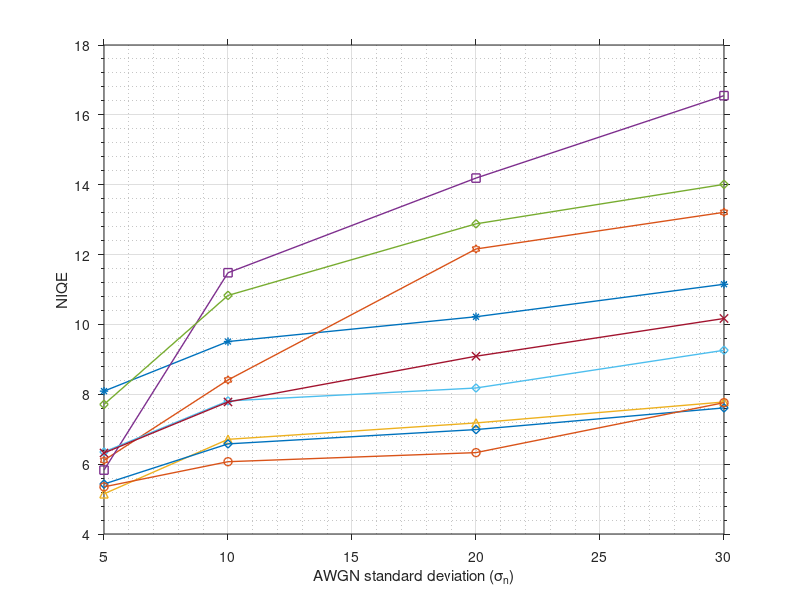

MATLAB code to generate this figure: (Note: this script raises an error after producing the figure.)
clc;
clear;
close all;
%% Noise PSNR
dataBM3D =        [38.64 35.44 34.68 32.56];  
dataCycleISP =    [39.33 32.65 31.95 30.68];
dataDANet =        [38.64 36.12 35.45 32.98];
dataDIPNet =        [40.36 38.71 35.67 34.98];
dataVDNet =        [40.12 37.98 36.12 33.11];
dataMPRNet =       [38.85 36.52 36.02 33.96];
dataMIRNet =       [42.21 40.41 36.39 37.03];
dataUformer =    [40.99 40.40 38.32 34.03];
dataTCFA =  [41.12 39.82 38.61 37.81];
%% Noise SSIM
dataBM3D =        [0.9154 0.9035 0.8964 0.8864];  
dataCycleISP =    [0.9272 0.9192 0.9027 0.8867];
dataDANet =        [0.8908 0.8776 0.8554 0.8418];
dataDIPNet =        [0.9336 0.9131 0.9102 0.8912];
dataVDNet =        [0.9462 0.9372 0.9332 0.9311];
dataMPRNet =       [0.9109 0.9007 0.8957 0.8884];
dataMIRNet =       [0.9453 0.9408 0.9384 0.9314];
dataUformer =    [0.9759 0.9712 0.9612 0.8851];
dataTCFA =  [0.9891 0.9781 0.9712 0.9618];
%% Noise VIF
dataBM3D =        [0.8129 0.7942 0.5581 0.5621];  
dataCycleISP =    [0.8023 0.7522 0.5283 0.4891];
dataDANet =        [0.8034 0.7765 0.5238 0.4128];
dataDIPNet =        [0.8391 0.6417 0.5571 0.3663];
dataVDNet =        [0.7992 0.7811 0.6512 0.3671];
dataMPRNet =       [0.8021 0.7703 0.5215 0.4102];
dataMIRNet =       [0.8371 0.8243 0.6145 0.4382];
dataUformer =    [0.8351 0.8333 0.5925 0.5022];
dataTCFA =  [0.8871 0.8373 0.6195 0.4782];
%% Noise BRISQUE
dataBM3D =        [58.69 57.45 54.89 53.36];  
dataCycleISP =    [59.03 56.52 46.85 42.69];
dataDANet =        [57.05 43.49	32.06 24.56];
dataDIPNet =        [62.9 58.23	53.67 48.12];
dataVDNet =        [58.89 55.41	45.77 39.12];
dataMPRNet =       [57.41 43.88	32.3 25.07];
dataMIRNet =       [59.2 56.61 47.81 43.01];
dataUformer =    [59.26	57.39 48.19	43.94];
dataTCFA =  [63.35 58.67 54.34 48.65];
%% Noise DE
dataBM3D =        [7.52 7.42 6.82 5.89];  
dataCycleISP =    [7.58 7.26 6.35 5.61];
dataDANet =       [7.68 7.33 6.56 5.91];
dataDIPNet =      [7.61 7.31 6.34 6.02];
dataVDNet =       [7.45 7.39 6.87 5.82];
dataMPRNet =      [7.72 7.11 7.02 6.52];
dataMIRNet =      [7.81 7.38 6.68 5.42];
dataUformer =     [7.44 7.37 6.36 6.12];
dataTCFA =        [7.59 7.42 6.91 6.23];
%% Noise NIQE
dataBM3D =        [8.09	9.51	10.22	11.15];  
dataCycleISP =    [6.11	8.41	12.16	13.21];
dataDANet =        [5.15	6.71	7.18	7.78];
dataDIPNet =        [5.83	11.48	14.19	16.55];
dataVDNet =        [7.71	10.83	12.88	14.01];
dataMPRNet =       [6.35	7.81	8.18	9.26];
dataMIRNet =       [6.32	7.78	9.09	10.17];
dataUformer =    [5.43	6.58	6.99	7.61];
dataTCFA =  [5.35	6.07	6.33	7.76];
%% Noise
x = [5 10 20 30];
figure

plot(x,dataBM3D,'-*','LineWidth',1);
hold on;

plot(x,dataCycleISP,'-h','LineWidth',1);
hold on;

plot(x,dataDANet,'-^','LineWidth',1);
hold on;

plot(x,dataDIPNet,'-s','LineWidth',1);
hold on;

plot(x,dataVDNet,'-d','LineWidth',1);
hold on;

plot(x,dataMPRNet,'-d','LineWidth',1);
hold on;

plot(x,dataMIRNet,'-x','LineWidth',1);
hold on;

plot(x,dataUformer,'-d','LineWidth',1);
hold on;

plot(x,dataTCFA,'-o','LineWidth',1)

xlabel('AWGN standard deviation (\sigma_n)');
ylabel('NIQE');

grid on;
grid minor;

set(gca,'XMinorTick','off','TickDir','out');
set(gca,'YMinorTick','on','TickDir','out');

hAx = gca;
hAx.LineWidth = 1;
hAx.TickLength = [0.02,0.01];
hAx.FontName = 'Times';
hAx.XTick = [5,10,20,30];

legend({'BM3D','CycleISP','DANet', 'DIPNet','VDNet', 'MPRNet' ,'MIRNet','Uformer','TCFA'}, 'Location','southeast','FontSize',8, 'FontName','Times')
%% Blur PSNR
dataTV =        [35.35	33.51	29.54	27.21];  
dataDBGAN =        [40.35	38.91	36.54	35.21];  
dataDeBlurGANv2 =    [40.57	38.09	36.71	34.35];
dataDMPHN =        [41.09	38.77	37.03	34.79];
dataMPRNet =       [41.28	38.82	37.18	34.88];
dataMIRNet =       [44.23	42	38.43	37.65];
dataUformer =    [42.37	40.52	38.41	36.67];
dataTCFA =  [42.93	41.05	39.21	37.02];
%% Blur SSIM
dataTV =        [0.9331	0.921	0.908	0.8812];  
dataDBGAN =        [0.9281	0.921	0.918	0.9012];  
dataDeBlurGANv2 =    [0.9228	0.9157	0.9107	0.8934];
dataDMPHN =        [0.9289	0.923	0.9215	0.912];
dataMPRNet =       [0.9328	0.93	0.9288	0.9156];
dataMIRNet =       [0.9307	0.9228	0.9239	0.9162];
dataUformer =    [0.9461	0.9359	0.9319	0.9273];
dataTCFA =  [0.9585	0.9524	0.9451	0.9409];
%% Blur VIF
dataTV =        [0.9286	0.7245	0.5449	0.4322];  
dataDBGAN =        [0.7286	0.6245	0.5449	0.4322]; 
dataDeBlurGANv2 =    [0.768	0.6271	0.5331	0.4147];
dataDMPHN =        [0.7843	0.6318	0.5601	0.4301];
dataMPRNet =       [0.7755	0.6368	0.556	0.4338];
dataMIRNet =       [0.7742	0.6406	0.5612	0.4337];
dataUformer =    [0.8347	0.6829	0.5453	0.4902];
dataTCFA =  [0.8371	0.6908	0.5761	0.493];
%% Blur BRISQUE
dataTV =        [60.03	52.24	46.32	39.29];  
dataDBGAN =        [60.03	56.24	48.32	41.29];  
dataDeBlurGANv2 =    [61.05	54.23	51.8	44.93];
dataDMPHN =        [58.22	51.34	48.46	41.4];
dataMPRNet =       [58.19	53.31	51.93	40.29];
dataMIRNet =       [60.48	54.11	52.84	41.09];
dataUformer =    [66.42	62.03	55.89	42.11];
dataTCFA =  [66.51	62.88	57.87	48.99];
%% Blur DE
dataTV =        [7.46 7.22 6.75 5.89];  
dataDBGAN =        [7.56 7.12 6.55 5.89];  
dataDeBlurGANv2 =  [7.43 7.11 6.95 6.01];
dataDMPHN =        [7.66 7.26 6.89 5.99];
dataMPRNet =       [7.65 7.25 6.56 5.91];
dataMIRNet =       [7.55 7.21 6.45 6.01];
dataUformer =      [7.65 7.25 6.78 6.05];
dataTCFA =         [7.66 7.42 7.15 6.29];
%% Blur NIQE
dataTV =        [8.71	9.85	11.76	12.76];  
dataDBGAN =        [8.21	9.75	11.26	12.86]; 
dataDeBlurGANv2 =    [8.25	9.81	10.25	11.41];
dataDMPHN =        [8.31	9.84	10.94	11.55];
dataMPRNet =       [8.12	9.79	11.63	13.6];
dataMIRNet =       [8.05	9.77	11.56	12.72];
dataUformer =    [8.27	9.48	10.71	11.67];
dataTCFA =  [8.10	9.16	9.88	10.71];
%% Blur
x = [1 2 3 5];
figure

plot(x,dataTV,'-s','LineWidth',1);
hold on;

plot(x,dataDBGAN,'-*','LineWidth',1);
hold on;

plot(x,dataDeBlurGANv2,'-h','LineWidth',1);
hold on;

plot(x,dataDMPHN,'-^','LineWidth',1);
hold on;

plot(x,dataMPRNet,'-d','LineWidth',1);
hold on;

plot(x,dataMIRNet,'-x','LineWidth',1);
hold on;

plot(x,dataUformer,'-d','LineWidth',1);
hold on;

plot(x,dataTCFA,'-o','LineWidth',1)

xlabel('Gaussian Defocus Blur standard deviation (\sigma_{db})');
ylabel('NIQE');

grid on;
grid minor;

set(gca,'XMinorTick','off','TickDir','out');
set(gca,'YMinorTick','on','TickDir','out');

hAx = gca;
hAx.LineWidth = 1;
hAx.TickLength = [0.02,0.01];
hAx.FontName = 'Times';
hAx.XTick = [1,2,3,5];

legend({'TV','DBGAN','DeBlurGANv2','DMPHN', 'MPRNet' ,'MIRNet','Uformer','TCFA'}, 'Location','southeast','FontSize',8, 'FontName','Times')
%% UI PSNR
dataAFGT =        [24.12	22.34	20.22	17.98];
dataFLM =        [21.72	19.31	17.92	16.25];
dataLIME =        [27.78	26.11	23.22	22.98];  
dataRetinexNet =    [31.68	26.76	24.42	23.03];
dataEnligtenGAN =        [35.58	28.96	25.32	26.98];
dataMIRNet =       [34.38	27.01	25.57	25.88];
dataFCN =       [34.38	28.01	26.97	25.18];
dataUformer =    [35.03	27.32	26.81	24.03];
dataTCFA =  [35.88	30.97	28.71	26.28];
%% UI SSIM
dataAFGT =        [0.9701	0.9421	0.9012	0.8518];
dataFLM =        [0.8972	0.8341	0.7624	0.7431];
dataLIME =        [0.8992	0.8012	0.7581	0.7101];  
dataRetinexNet =    [0.9073	0.8535	0.7845	0.7818];
dataEnligtenGAN =        [0.9812	0.9788	0.9684	0.9645];
dataMIRNet =       [0.9843	0.9881	0.9712	0.9691];
dataFCN =       [0.9872	0.9868	0.9812	0.9722];
dataUformer =    [0.9863	0.986	0.9771	0.9649];
dataTCFA =  [0.9934	0.994	0.9858	0.9747];
%% UI VIF
dataAFGT =        [0.7016	0.5571	0.4087	0.2518];
dataFLM =        [0.7072	0.6041	0.5224	0.4431];
dataLIME =        [0.87	0.7417	0.6917	0.6055];  
dataRetinexNet =    [0.9413	0.9043	0.7688	0.6899];
dataEnligtenGAN =        [0.9641	0.9123	0.7812	0.7123];
dataMIRNet =       [0.9553	0.9091	0.7797	0.706];
dataFCN =       [0.9472	0.9068	0.7712	0.6822];
dataUformer =    [0.9508	0.907	0.7713	0.7006];
dataTCFA =  [0.9676	0.8721	0.8291	0.7317];
%% UI BRISQUE
dataAFGT =        [53.91	48.71	42.36	33.21];  
dataFLM =        [53.91	    44.21	40.36	32.21]; 
dataLIME =        [55.91	46.71	38.36	25.21]; 
dataRetinexNet =    [53.88	48.92	44.81	32.82];
dataEnligtenGAN =        [54.31	48.38	42.38	40.76];
dataMIRNet =       [53.96	45.15	36.33	31.78];
dataFCN =        [50.91	46.71	40.36	37.21]; 
dataUformer =    [55.83	47.18	38.89	32.97];
dataTCFA =  [54.36	49.88	45.26	35.98];
%% UI DE
dataAFGT =        [7.64 7.42 7.24 7.12];
dataFLM =        [7.74 7.42 7.04 6.82]; 
dataLIME =        [7.74 7.42 7.34 7.22];  
dataRetinexNet =  [7.41 6.98 6.66 6.38];
dataEnligtenGAN = [7.68 7.45 7.18 7.05];
dataMIRNet =      [7.68 7.35 6.95 6.68];
dataFCN =        [7.24 7.02 6.84 6.72]; 
dataUformer =     [7.85 7.42 7.34 6.80];
dataTCFA =        [7.89 7.56 7.16 6.94];
%% UI NIQE
dataAFGT =        [4.4	5.32	5.59	5.82]; 
dataFLM =        [5.32	5.59	5.79	6.22];  
dataLIME =        [4.89	5.19	5.59	6.22];  
dataRetinexNet =    [4.39	4.88	4.95	5.9];
dataEnligtenGAN =        [3.98	4.4	4.91	5.09];
dataMIRNet =       [4.05	4.71	5.11	5.54];
dataFCN =        [4.02	4.49	5.19	5.42];  
dataUformer =    [3.96	4.45	4.99	5.11];
dataTCFA =  [3.89	4.34	4.89	5.03];
%% UI LOE
dataAFGT =        [705	1000	1190	1482]; 
dataFLM =        [656	886	    1062	1292];  
dataLIME =        [623	798	    1034	1328];  
dataRetinexNet =    [750	1092	1382	1572];
dataMIRNet =   [560	890	    1123	1562];
dataTCFA =       [378	571	911	1128];
dataFCN =        [402	749	    1019	1242];  
dataUformer =    [496	645	    1099	1311];
dataEnligtenGAN =      [412	534	    889	    1003];
%% Ui
x = [80 100 135 170];
figure

plot(x,dataAFGT,'-*','LineWidth',1);
hold on;

plot(x,dataFLM,'-h','LineWidth',1);
hold on;

plot(x,dataLIME,'-^','LineWidth',1);
hold on;

plot(x,dataRetinexNet,'-s','LineWidth',1);
hold on;

plot(x,dataEnligtenGAN,'-d','LineWidth',1);
hold on;

plot(x,dataMIRNet,'-d','LineWidth',1);
hold on;

plot(x,dataFCN,'-x','LineWidth',1);
hold on;

plot(x,dataUformer,'-d','LineWidth',1);
hold on;

plot(x,dataTCFA,'-o','LineWidth',1)

xlabel('The diffence of intensity levels (\Delta_{I})');
ylabel('Entropy');

grid on;
grid minor;

set(gca,'XMinorTick','off','TickDir','out');
set(gca,'YMinorTick','on','TickDir','out');

hAx = gca;
hAx.LineWidth = 1;
hAx.TickLength = [0.02,0.01];
hAx.FontName = 'Times';
hAx.XTick = [80,100,135,170];

legend({'AFGT','FLM','LIME','RetinexNet','EnlightenGAN', 'MIRNet','FCN','Uformer','TCFA'}, 'Location','southeast','FontSize',8, 'FontName','Times')